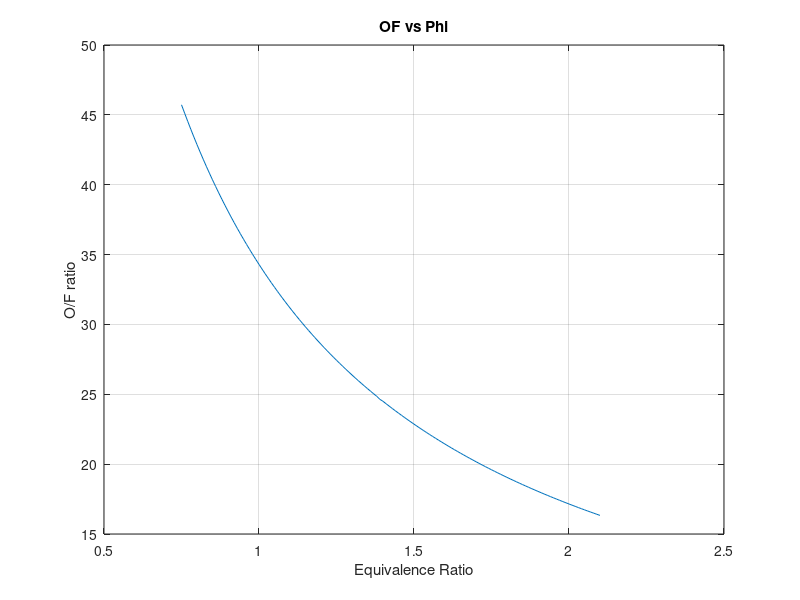
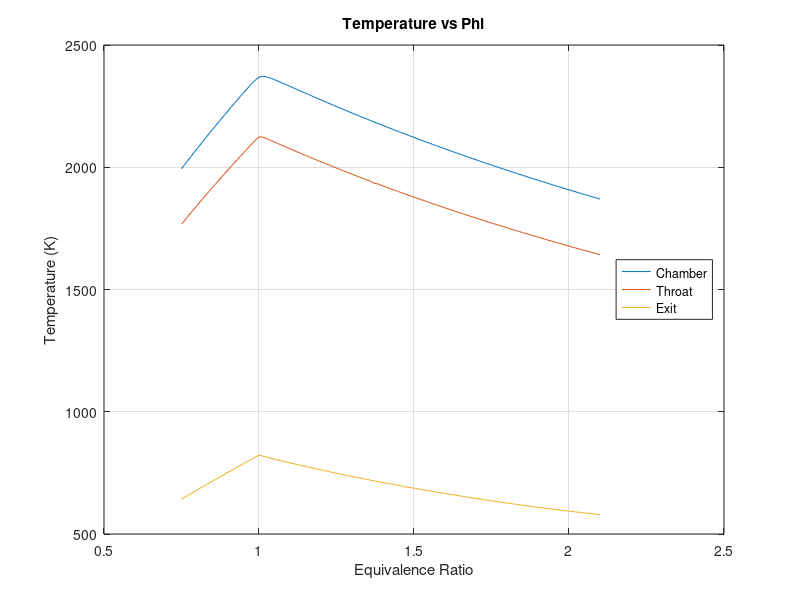
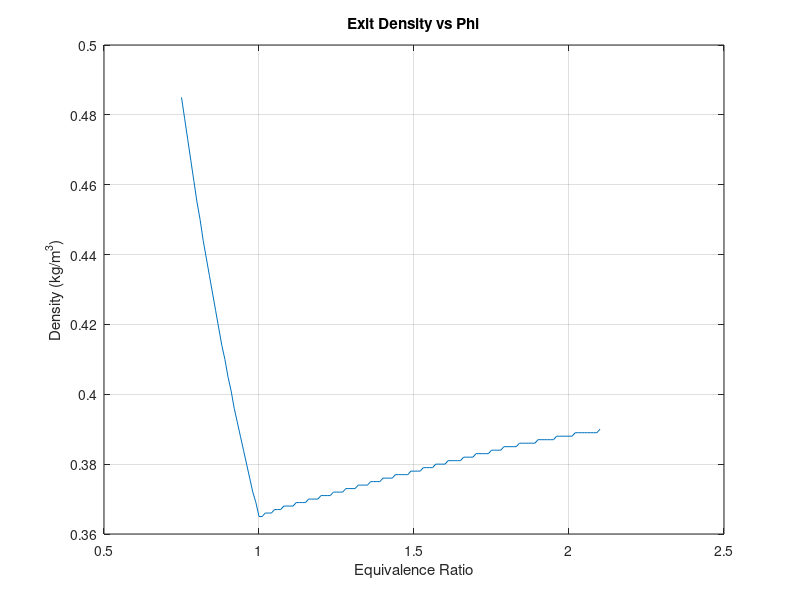
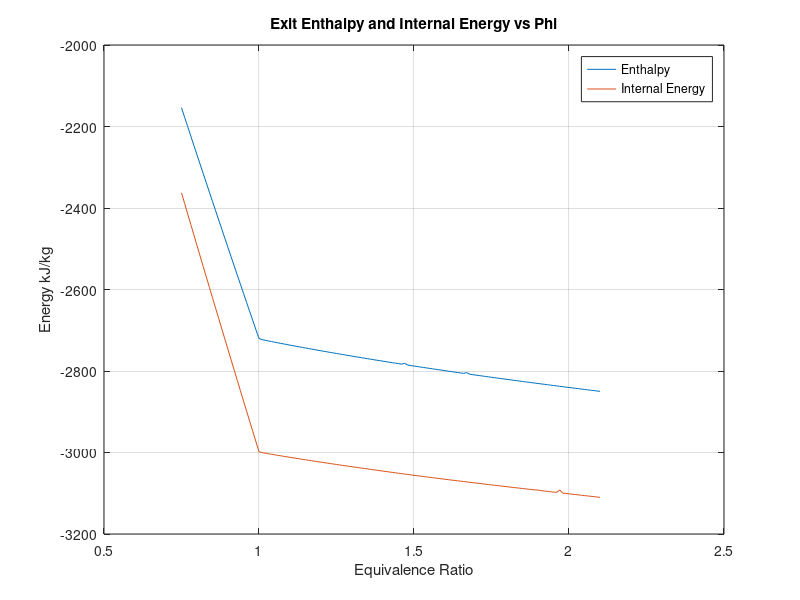

Write MATLAB code to recreate these figures, in order.
%% CEA Run Data Extract
%Alex Edson
%This code is for extracting specific data from CEARun (a NASA product)
%output files and plotting
clear,clc, close all

%% Extract Data
%These tabulated values all at 140atm chamber pressure
tabulated = importdata('TabulatedData.csv');
phi = tabulated.data(:,1);
OF = tabulated.data(:,2);
Tc = tabulated.data(:,3);
Tt = tabulated.data(:,4);
Te = tabulated.data(:,5);
Rho_exit = tabulated.data(:,6);
h = tabulated.data(:,7);
u = tabulated.data(:,8);
Mm = tabulated.data(:,9);
Cp_exit = tabulated.data(:,10);
gamma = tabulated.data(:,11);
sonicVel = tabulated.data(:,12);
M_exit = tabulated.data(:,13);
aeat = tabulated.data(:,14);
cstar = tabulated.data(:,15);
CF = tabulated.data(:,16);
ivac = tabulated.data(:,17);
isp = tabulated.data(:,18);
Ar = tabulated.data(:,19);
CH4 = tabulated.data(:,20);
CO = tabulated.data(:,21);
CO2 = tabulated.data(:,22);
H = tabulated.data(:,23);
H2 = tabulated.data(:,24);
H2O = tabulated.data(:,25);
NH3 = tabulated.data(:,26);
NO = tabulated.data(:,27);
NO2 = tabulated.data(:,28);
N2 = tabulated.data(:,29);
O = tabulated.data(:,30);
OH = tabulated.data(:,31);
O2 = tabulated.data(:,32);
ivacsec = ivac./9.81;
ispsec = isp./9.81;
mdot = 750; %kg/s
F = mdot.*cstar.*CF; %Equation 3-33(?) from Rocket Propulsion Elements


%Plot
figure(1)
plot(phi,OF)
title('OF vs Phi')
xlabel('Equivalence Ratio')
ylabel('O/F ratio')
grid on

figure(2)
plot(phi,Tc,phi,Tt,phi,Te)
title('Temperature vs Phi')
xlabel('Equivalence Ratio')
ylabel('Temperature (K)')
legend('Chamber','Throat','Exit','location','East')
grid on

figure(3)
plot(phi,Rho_exit)
title('Exit Density vs Phi')
xlabel('Equivalence Ratio')
ylabel('Density (kg/m^3)')
grid on

figure(4)
plot(phi,h,phi,u)
title('Exit Enthalpy and Internal Energy vs Phi')
xlabel('Equivalence Ratio')
ylabel('Energy kJ/kg')
legend('Enthalpy','Internal Energy')
grid on

figure(5)
plot(phi,Mm)
title('Molar Mass vs Phi')
xlabel('Equivalence Ratio')
ylabel('Molar Mass, g/mol')
grid on

figure(6)
plot(phi,Cp_exit,phi,gamma)
title('Cp and Gamma vs Phi')
xlabel('Equivalence Ratio')
ylabel('Specific Heat and Ratio')
legend('Cp Exit','Gamma','location','NorthWest')
grid on

figure(7)
plot(phi,sonicVel)
title('Sonic Velocity vs Phi')
xlabel('Equivalence Ratio')
ylabel('m/s')
grid on

figure(8)
plot(phi,M_exit,phi,aeat,phi,CF)
title('Exit Mach, Area Ratio, and CF vs Phi')
xlabel('Equivalence Ratio')
ylabel('Exit Mach or Area Ratio')
legend('Exit Mach','Ae/At','CF','location','East')
grid on

figure(9)
plot(phi,cstar)
title('C* vs Phi')
xlabel('Equivalence Ratio')
ylabel('C* m/s')
grid on

figure(10)
plot(phi,ivac,phi,isp)
title('Isp vs Phi')
xlabel('Equivalence Ratio')
ylabel('Isp (m/s)')
legend('Ivac','Isp','location','SouthEast')
grid on

figure(11)
plot(phi,ivacsec,phi,ispsec)
title('Isp vs Phi')
xlabel('Equivalence Ratio')
ylabel('Isp (sec)')
legend('Ivac','Isp','location','SouthEast')
grid on

figure(12)
plot(phi,Ar,phi,CH4,phi,CO,phi,CO2,phi,H,phi,H2,phi,H2O,phi,NH3,phi,NO,phi,NO2,phi,O,phi,O2,phi,OH)
title('Equivalence Ratio vs. Exit Species')
xlabel('Equivalence Ratio')
ylabel('Mole Fraction')
grid on
legend('Ar','CH4','CO','CO2','H','H2','H2O','NH3','NO','NO2','O','O2','OH')

figure(13)
plot(phi,F);
title('Thrust, 750 kg/s')
xlabel('Equivalence Ratio')
ylabel('Force')
grid on

